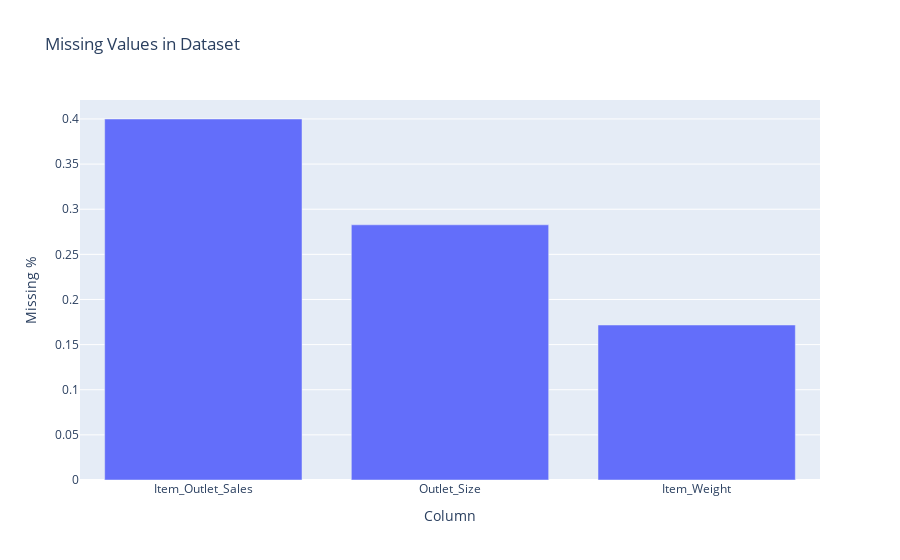

Here is the notebook cell this chart was saved with:
### Code cell
# Dataset overview

# Dataset structure
print("Train shape:", train.shape)
print("Test shape :", test.shape)

# Column types
display(data.dtypes)

# Missing values
missing = data.isnull().mean().sort_values(ascending=False)
missing = missing[missing > 0].reset_index()
missing.columns = ['Column', 'Missing %']
px.bar(missing, x='Column', y='Missing %', title='Missing Values in Dataset')

### Figure 1 — Plotly figure (JSON) as saved in the notebook; plotly's stock layout.template omitted (floating-point values rounded to 4 significant figures)
{"data": [{"hovertemplate": "Column=%{x}<br>Missing %=%{y}<extra></extra>", "legendgroup": "", "marker": {"color": "#636efa", "pattern": {"shape": ""}}, "name": "", "orientation": "v", "showlegend": false, "textposition": "auto", "type": "bar", "x": ["Item_Outlet_Sales", "Outlet_Size", "Item_Weight"], "xaxis": "x", "y": [0.4, 0.2827, 0.1717], "yaxis": "y"}], "layout": {"barmode": "relative", "legend": {"tracegroupgap": 0}, "title": {"text": "Missing Values in Dataset"}, "xaxis": {"anchor": "y", "domain": [0, 1], "title": {"text": "Column"}}, "yaxis": {"anchor": "x", "domain": [0, 1], "title": {"text": "Missing %"}}}}
